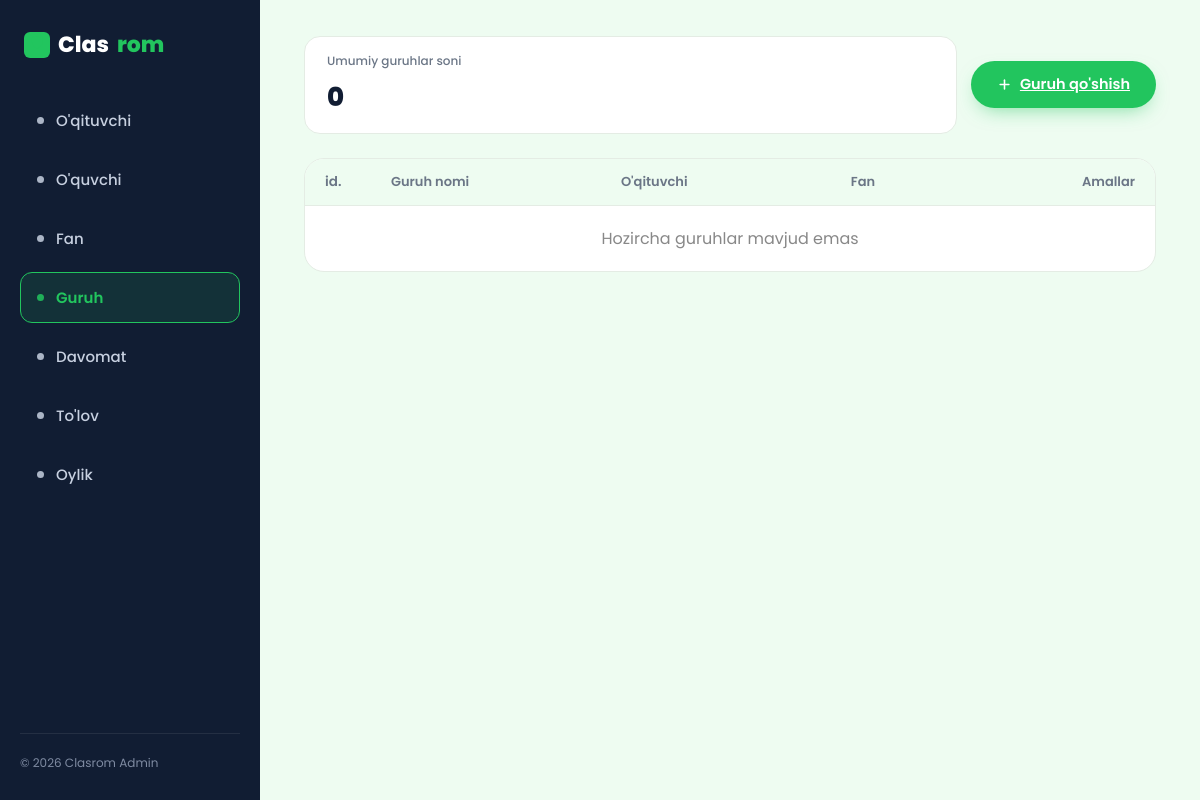
Before: /groups/cseo/groups_list/ with the older database file.
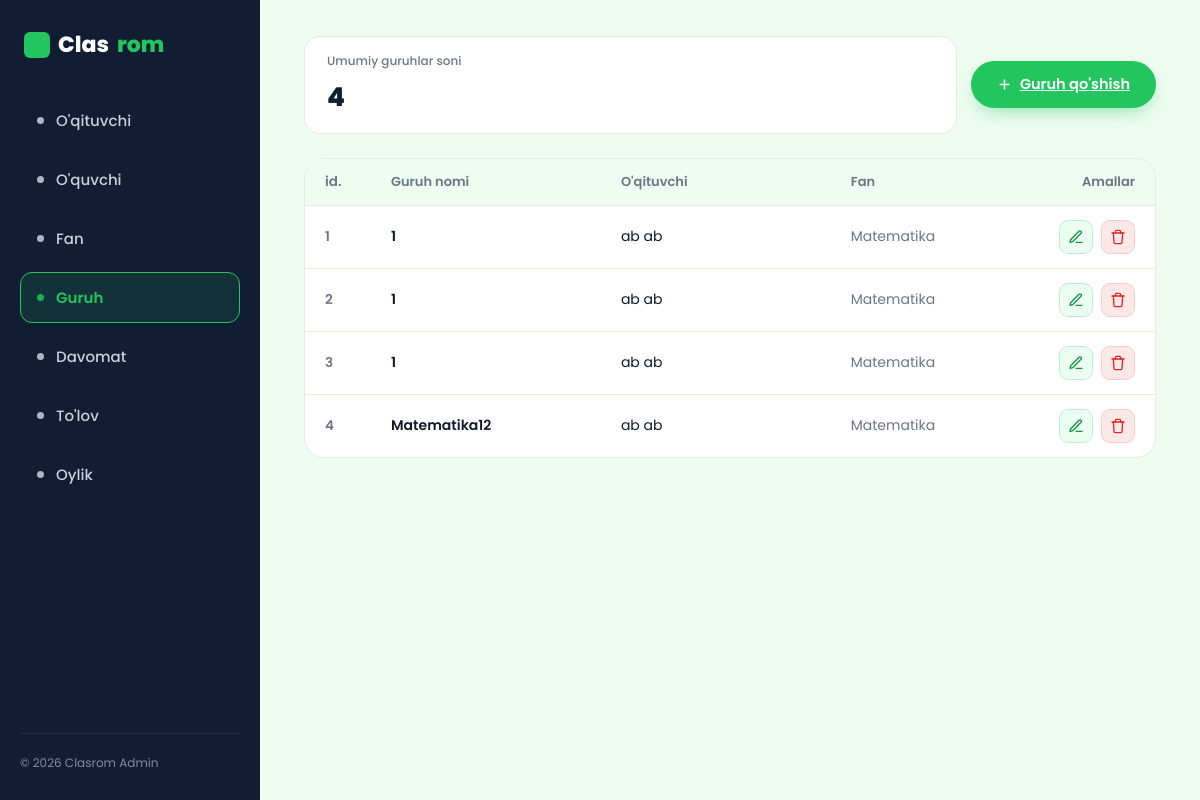
After: the same page with the newer database file.
### groups/models.py (models this page shows)
class Groups(models.Model):
    name = models.CharField(max_length=55)
    teacher = models.ForeignKey(User, on_delete=models.CASCADE, related_name='teacher_groups')
    subject = models.ForeignKey(Subject,on_delete=models.CASCADE)
    created_at = models.DateField(auto_now_add=True)
    start_time = models.TimeField()
    end_time = models.TimeField()
    days = models.CharField(max_length=55)

class Subject(models.Model):
    name = models.CharField(max_length=55)
    created_at = models.DateField(auto_now=True)

### accounts/models.py (models this page shows)
class User(AbstractUser):
    ROLE = (
        ('ceo','Ceo'),
        ('teacher','Teacher'),
        ('student','Student'),
        ('none','none')
    )
    phone = models.CharField(max_length=55)
    role = models.CharField(max_length=20, choices=ROLE, default='student')

### groups/views.py (the view)
# urls.py: path('cseo/groups_list/', GroupListView.as_view(), name='group_list'),
class GroupListView(View):
    def get(self, request):
        groups = Groups.objects.select_related('teacher', 'subject').all()
        context = {'groups': groups}
        return render(request, 'ceo/groups/groups_list.html', context)

### templates/ceo/groups/groups_list.html (shortened to what this page needs)
{% load static %}
<!DOCTYPE html>
<html lang="uz">
<head>
<link rel="stylesheet" href="{% static 'ceo/groups/groups.css' %}">
</head>
<body>
<aside class="sidebar">
  <div class="logo"><span class="shield">🛡</span>Clas<span>rom</span></div>
  <nav class="nav">
    <a href="{% url 'accounts:teacher_list' %}" class="nav-item"><span class="dot"></span>O'qituvchi</a>
    <a href="{% url 'accounts:student' %}" class="nav-item"><span class="dot"></span>O'quvchi</a>
    <a href="{% url 'groups:subject_list' %}" class="nav-item"><span class="dot"></span>Fan</a>
    <a href="{% url 'groups:group_list' %}" class="nav-item active"><span class="dot"></span>Guruh</a>
    <a href="{% url 'attendance:group_list' %}" class="nav-item"><span class="dot"></span>Davomat</a>
    <a href="#" class="nav-item"><span class="dot"></span>To'lov</a>
    <a href="#" class="nav-item"><span class="dot"></span>Oylik</a>
  </nav>
  <div class="sidebar-foot">© 2026 Clasrom Admin</div>
</aside>
<main class="main">
  <div class="sl-stats">
    <div class="sl-stat">
      <div class="sl-stat-label">Umumiy guruhlar soni</div>
      <div class="sl-stat-num">{{ groups|length }}</div>
    </div>
    <a href="{% url 'groups:add_groups' %}" class="btn btn-add sl-add">
      <svg width="15" height="15" viewBox="0 0 24 24" fill="none" stroke="currentColor" stroke-width="2.5" stroke-linecap="round"><line x1="12" y1="5" x2="12" y2="19"/><line x1="5" y1="12" x2="19" y2="12"/></svg>
      Guruh qo'shish
    </a>
  </div>
  <div class="sl-table-wrap">
    <div class="sl-table-head" style="display: grid; grid-template-columns: 50px 1.2fr 1.2fr 1fr 90px;">
      <span class="sl-col-id">id.</span>
      <span>Guruh nomi</span>
      <span>O'qituvchi</span>
      <span>Fan</span>
      <span style="text-align: right;">Amallar</span>
    </div>
    {% for group in groups %}
    <a href="{% url 'groups:group_detail' group.id %}" class="group-link-row">
      <div class="sl-row" style="display: grid; grid-template-columns: 50px 1.2fr 1.2fr 1fr 90px; align-items: center;">
        <span class="sl-col-id">{{ forloop.counter }}</span>
        <span style="font-size: 14px; font-weight: 600; color: var(--text);">{{ group.name }}</span>
        <span style="font-size: 14px; color: var(--text);">{{ group.teacher.first_name }} {{ group.teacher.last_name }}</span>
        <span style="font-size: 14px; color: var(--muted);">{{ group.subject.name }}</span>
        <div class="sl-row-actions" style="justify-content: flex-end;" onclick="event.preventDefault(); event.stopPropagation();">
          <a href="#" class="icon-btn edit" title="Tahrirlash">
            <svg viewBox="0 0 24 24" fill="none" stroke="currentColor" stroke-width="2" stroke-linecap="round" stroke-linejoin="round"><path d="M12 20h9"/><path d="M16.5 3.5a2.12 2.12 0 0 1 3 3L7 19l-4 1 1-4Z"/></svg>
          </a>
          <a href="#" class="icon-btn del" title="O'chirish">
            <svg viewBox="0 0 24 24" fill="none" stroke="currentColor" stroke-width="2" stroke-linecap="round" stroke-linejoin="round"><path d="M3 6h18"/><path d="M8 6V4a2 2 0 0 1 2-2h4a2 2 0 0 1 2 2v2"/><path d="M19 6l-1 14a2 2 0 0 1-2 2H8a2 2 0 0 1-2-2L5 6"/></svg>
          </a>
        </div>
      </div>
    </a>
    {% empty %}
    <div class="sl-row" style="justify-content: center; color: #888; padding: 20px;">
      <span>Hozircha guruhlar mavjud emas</span>
    </div>
    {% endfor %}
  </div>
</main>
</body>
</html>

### static/ceo/groups/groups.css (style rules this page uses)
:root { --green:#22c55e; --green-dark:#189146; --navy:#111d33; --navy-soft:#18263f; --cream:#eefcf1; --pink:#f87171; --pink-soft:#fde8e8; --text:#0f1a2b; --muted:#6b7686; --border:#e4ece4; --white:#ffffff; }
* { box-sizing:border-box; margin:0; padding:0; }
body { font-family:'Poppins', sans-serif; background:var(--cream); color:var(--text); display:flex; min-height:100vh; }
.sidebar { width:260px; background:var(--navy); color:#fff; display:flex; flex-direction:column; padding:28px 20px; position:sticky; top:0; height:100vh; flex-shrink:0; }
.logo { display:flex; align-items:center; gap:8px; font-size:22px; font-weight:800; margin-bottom:34px; padding-left:4px; }
.logo span { color:var(--green); }
.logo .shield { width:26px;height:26px; background:var(--green); border-radius:6px; display:flex;align-items:center;justify-content:center; font-size:14px; }
.nav { display:flex; flex-direction:column; gap:8px; }
.nav-item { display:flex; align-items:center; gap:12px; padding:13px 16px; border-radius:12px; color:#c7d0e0; font-weight:500; font-size:15px; cursor:pointer; border:1.5px solid transparent; transition:all .15s ease; background:none; text-decoration:none; }
.nav-item.active { background:rgba(34,197,94,.12); border-color:var(--green); color:var(--green); font-weight:600; }
.nav-item .dot { width:7px;height:7px; border-radius:50%; background:currentColor; opacity:.85; }
.sidebar-foot { margin-top:auto; padding-top:20px; border-top:1px solid rgba(255,255,255,.08); font-size:12px; color:#7f8ba2; }
.main { flex:1; padding:36px 44px; min-width:0; }
.btn { border:none; cursor:pointer; font-family:inherit; font-weight:600; border-radius:999px; transition:transform .12s ease, box-shadow .12s ease; }
.btn-add { background:var(--green); color:#fff; padding:13px 26px; font-size:14.5px; display:flex; align-items:center; gap:8px; box-shadow:0 8px 20px -8px rgba(34,197,94,.6); }
.icon-btn { width:34px;height:34px; border-radius:9px; border:1.5px solid transparent; display:flex;align-items:center;justify-content:center; cursor:pointer; background:none; }
.icon-btn.edit { border-color:#bdf0cf; background:#eafff2; color:var(--green-dark); }
.icon-btn.del { border-color:#fbcaca; background:var(--pink-soft); color:#dc2626; }
.icon-btn svg { width:16px; height:16px; }
.sl-stats { display:flex; align-items:stretch; gap:14px; margin-bottom:24px; flex-wrap:wrap; }
.sl-stat { background:#fff; border:1.5px solid var(--border); border-radius:16px; padding:16px 22px; min-width:160px; flex:1; }
.sl-stat-label { font-size:12px; color:var(--muted); font-weight:500; margin-bottom:8px; line-height:1.4; }
.sl-stat-num { font-size:26px; font-weight:800; color:var(--navy); }
.sl-add { margin-left:auto; align-self:center; white-space:nowrap; }
.sl-table-wrap { background:#fff; border:1.5px solid var(--border); border-radius:20px; overflow:hidden; }
.sl-table-head { display:flex; align-items:center; padding:13px 20px; border-bottom:1.5px solid var(--border); background:var(--cream); font-size:13px; font-weight:600; color:var(--muted); gap:16px; }
.sl-row { display:flex; align-items:center; padding:14px 20px; border-bottom:1px solid var(--border); gap:16px; transition:background .12s ease; }
.sl-row:last-child { border-bottom:none; }
.sl-col-id { width:36px; flex-shrink:0; font-size:13.5px; color:var(--muted); font-weight:600; }
.sl-row-actions { display:flex; gap:8px; flex-shrink:0; }

### templates/ceo/groups/groups_list.html (style rules this page uses)
.group-link-row { text-decoration: none; color: inherit; display: contents; }

Changed rows visible on the page:
added Groups: name "1", teacher.first_name "ab", teacher.last_name "ab", subject.name "Matematika"
added Groups: name "1", teacher.first_name "ab", teacher.last_name "ab", subject.name "Matematika"
added Groups: name "1", teacher.first_name "ab", teacher.last_name "ab", subject.name "Matematika"
added Groups: name "Matematika12", teacher.first_name "ab", teacher.last_name "ab", subject.name "Matematika"
Other visible differences:
{{ groups|length }}: "0" → "4"
text no longer shown: "Hozircha guruhlar mavjud emas"
